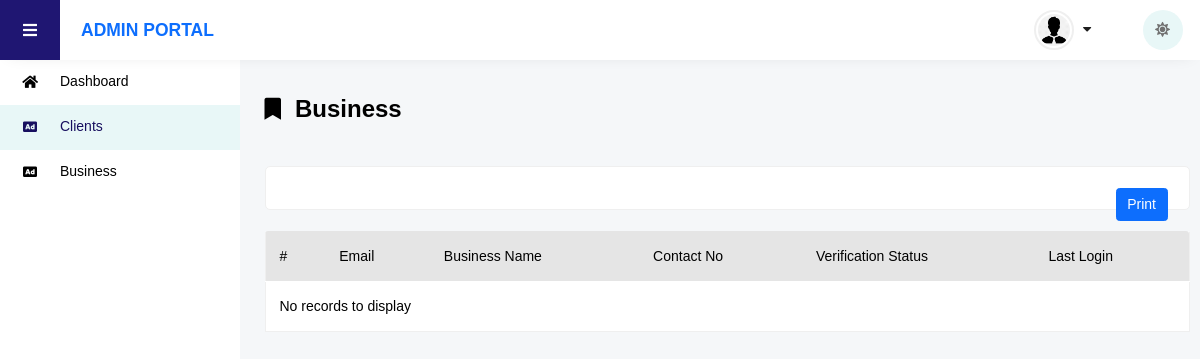
The app's page /admin/business.php (signed in), older data.
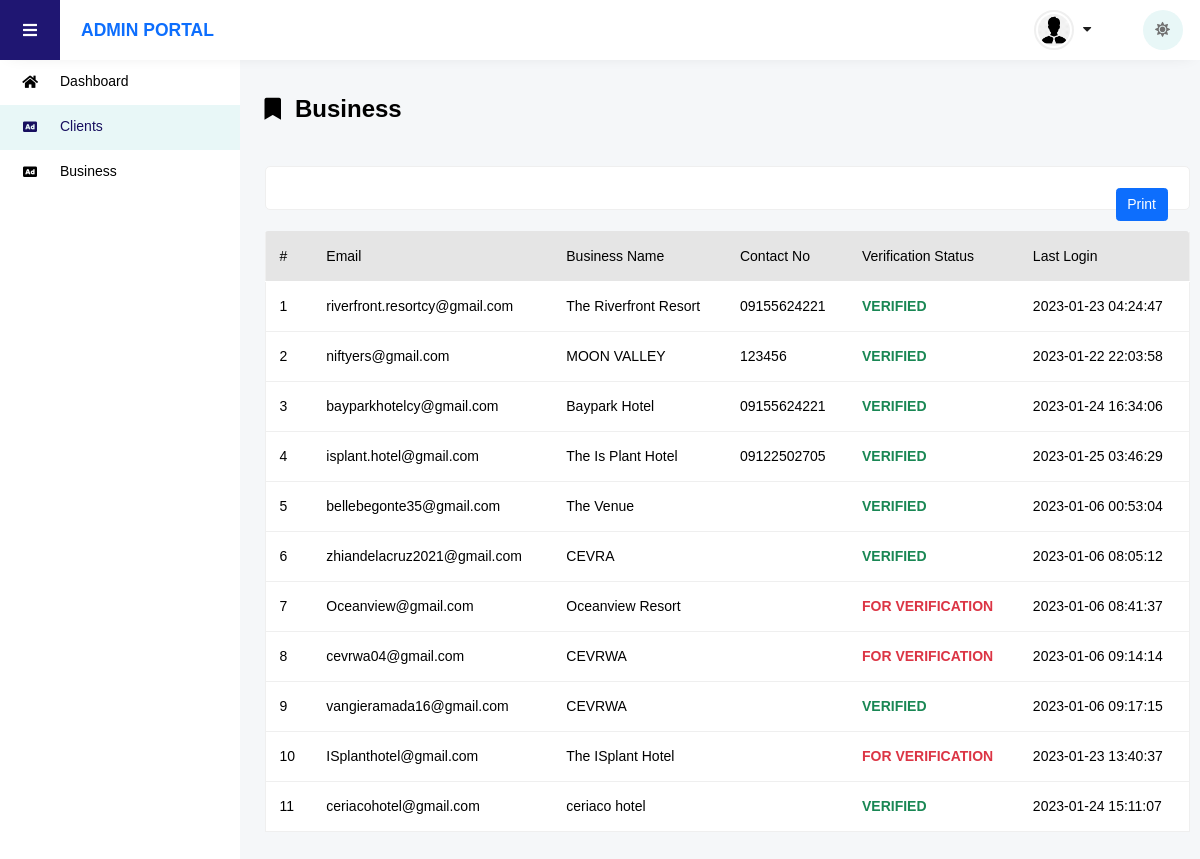
The same page, newer data.
### tables this page shows
CREATE TABLE `accounts` (
  `id` int(11) NOT NULL,
  `account_type_id` int(11) DEFAULT 0,
  `email` varchar(120) DEFAULT '',
  `password` varchar(45) DEFAULT '',
  `first_name` varchar(45) DEFAULT '',
  `last_name` varchar(45) DEFAULT '',
  `name` varchar(45) DEFAULT '',
  `last_login` varchar(45) DEFAULT '',
  `status` varchar(15) DEFAULT '',
  `email_valid` bit(1) DEFAULT b'0',
  `photo` varchar(300) DEFAULT '',
  `payment_method` varchar(3000) DEFAULT '',
  `verify` bit(1) DEFAULT b'0',
  `verify_date` varchar(45) DEFAULT '',
  `proof` varchar(300) DEFAULT '',
  `proof_date` varchar(45) DEFAULT '',
  `contact_no` varchar(45) DEFAULT ''
);

### libs/env.php (called while the page is built, shortened)
<?php
class Configuration {
    private static $environment;
    public static function GetEnvironment()
    {
        if(empty(Configuration::$environment))
        {
            switch($_SERVER['SERVER_NAME'])
            {
                default:
                    Configuration::$environment = 'dev'; break;
            }
        }
        return Configuration::$environment;
    }
}
?>

### libs/base.php (called while the page is built, shortened)
<?php
require_once('env.php');
function BASE_URL()
{
    $env = Configuration::GetEnvironment();
    switch($env)
    {
        case 'dev': return 'http://localhost:8080/event-place/';
    }
}
?>

### libs/db.php (called while the page is built)
<?php
require_once('env.php');
class Server
{
    function DbQuery($Sql)
    {
        $conn = new mysqli(
            Configuration::Setting('server'),
            Configuration::Setting('username'),
            Configuration::Setting('password'),
            Configuration::Setting('database')
        );
        if ($conn->connect_error)
        {
            die("Connection failed: " . $conn->connect_error);
        } else
        {
            return $conn->query($Sql);
        }
    }
}
?>

### admin/business.php (the view, shortened to what this page needs)
<?php
include('../libs/base.php');
include('../libs/db.php');
$sql = "SELECT * FROM accounts WHERE account_type_id = 2";
$db = new Server();
$rows = $db->DbQuery($sql);
$cnt = mysqli_num_rows($rows);
?>
<!DOCTYPE html>
<html lang="en">
<head>
    <link rel="stylesheet" href="<?php echo BASE_URL() . 'assets/base/css/dashboard.css' ?>">
    <link rel="stylesheet" href="<?php echo BASE_URL() . 'assets/base/css/fontface' ?>">
    <link rel="stylesheet" href="<?php echo BASE_URL() . 'assets/base/css/unicons.css' ?>">
    <link rel="stylesheet" href="<?php echo BASE_URL() . 'assets/base/css/style.css' ?>">
    <link rel="stylesheet" href="<?php echo BASE_URL() . 'assets/base/css/vertical-responsive-menu.min.css' ?>">
    <link rel="stylesheet" href="<?php echo BASE_URL() . 'assets/base/css/responsive.css' ?>">
    <link rel="stylesheet" href="<?php echo BASE_URL() . 'assets/base/css/night-mode.css' ?>">
    <link rel="stylesheet" href="<?php echo BASE_URL() . 'assets/base/css/all.min.css' ?>">
    <link rel="stylesheet" href="<?php echo BASE_URL() . 'assets/base/css/owl.carousel.css' ?>">
    <link rel="stylesheet" href="<?php echo BASE_URL() . 'assets/base/css/owl.theme.default.min.css' ?>">
    <link rel="stylesheet" href="<?php echo BASE_URL() . 'assets/base/css/bootstrap.min.css' ?>">
    <link rel="stylesheet" href="<?php echo BASE_URL() . 'assets/base/css/bootstrap-select.min.css' ?>">
    <link rel="stylesheet" href="<?php echo BASE_URL() . 'assets/base/css/custom.css' ?>">
    <link rel="stylesheet" href="<?php echo BASE_URL() . 'assets/plugins/css/toastr.css' ?>">
</head>
<body class="d-flex flex-column h-100">
    <?php include("./layouts/header.php"); ?>
    <?php include("./layouts/sidebar.php"); ?>
    <div class="wrapper wrapper-body" id="vbody">
        <div class="dashboard-body">
            <div class="container-fluid">
                <div class="row">
                    <div class="col-md-12">
                        <div class="d-main-title">
                            <h3><i class="fas fa-bookmark me-3"></i></i>Business</h3>
                        </div>
                    </div>
                    <div class="col-md-12">
                        <div class="main-card p-4 mt-5">
                        <div class="dashboard-wrap-content">
                                <div class="d-blocl">
                                    <div class="d-block" style="float: right;">
                                        <button class="btn btn-primary" style="float: right;" onclick="printJS({ printable: 'CnReports', type: 'html' })">Print</button>
                                    </div>
                                </div>
                            </div>
                        </div>
                        <div class="event-list" id="tbList">
                            <div class="table-card mt-4">
                                <div class="main-table">
                                    <div class="table-responsive">
                                        <table class="table" id="CnReports">
                                            <thead class="thead-dark">
                                                <tr>
                                                    <th scope="col">#</th>
                                                    <th scope="col">Email</th>
                                                    <th scope="col">Business Name</th>
                                                    <th scope="col">Contact No</th>
                                                    <th scope="col">Verification Status</th>
                                                    <th scope="col">Last Login</th>
                                                </tr>
                                            </thead>
                                            <tbody>
                                            <?php
                                                if ($cnt == 0) {
                                            ?>
                                                <tr>
                                                    <td colspan="25">No records to display</td>
                                                </tr>
                                            <?php
                                                } else {
                                                    $ctr = 1;
                                                    foreach($rows as $row):
                                                        ?>
                                                        <tr>
                                                            <td><?= $ctr; ?></td>
                                                            <td><?= $row["email"]; ?></td>
                                                            <td><?= $row["name"]; ?></td>
                                                            <td><?= $row["contact_no"]; ?></td>
                                                            <td>
                                                            <?php
                                                                if ($row["verify"] == 1) {
                                                                    ?>
                                                                        <span style="color: #198754; font-weight: bold;">VERIFIED</span>
                                                                    <?php
                                                                }
                                                                else {
                                                                    ?>
                                                                        <span style="color: #dc3545; font-weight: bold;">FOR VERIFICATION</span>
                                                                    <?php
                                                                }
                                                            ?>
                                                            </td>
                                                            <td><?= $row["last_login"]; ?></td>
                                                        </tr>
                                                        <?php
                                                        $ctr++;
                                                    endforeach;
                                                }
                                            ?>
                                            </tbody>
                                        </table>
                                    </div>
                                </div>
                            </div>
                        </div>
                    </div>
                </div>
            </div>
        </div>
    </div>
</body>
</html>

### admin/layouts/header.php (shortened to what this page needs)
<header class="header">
    <div class="header-inner">
        <nav class="navbar navbar-expand-lg bg-barren barren-head navbar fixed-top justify-content-sm-start pt-0 pb-0 ps-lg-0 pe-2">
            <div class="container-fluid ps-0">
                <button id="collapse_menu" class="collapse_menu me-4" onclick="OnVerticalNavClick()">
                    <i class="fa-solid fa-bars collapse_menu--icon "></i>
                    <span class="collapse_menu--label"></span>
                </button>
                <a class="navbar-brand order-1 order-lg-0 ml-lg-0 ml-2 me-auto" href="<?php echo BASE_URL() . 'admin/' ?>">
                    <div class="main-logo">
                       <b>ADMIN PORTAL</b>
                    </div>
                </a>
                <div class="right-header order-2">
                    <ul class="align-self-stretch">
                        <li class="dropdown account-dropdown">
                            <a href="#" class="account-link" role="button" id="accountClick" data-bs-auto-close="outside" data-bs-toggle="dropdown" aria-expanded="false">
                                <img src="<?php echo BASE_URL() . 'assets/base/img/who.png' ?>" alt="">
                                <i class="fas fa-caret-down arrow-icon"></i>
                            </a>
                        </li>
                        <li>
                            <div class="night_mode_switch__btn">
                                <div id="night-mode" class="fas fa-moon fa-sun"></div>
                            </div>
                        </li>
                    </ul>
                </div>
            </div>
        </nav>
    </div>
</header>

### admin/layouts/sidebar.php
<nav class="vertical_nav" id="vnav">
    <div class="left_section menu_left" id="js-menu">
        <div class="left_section">
            <ul>
                <li class="menu--item">
                    <a href="<?php echo BASE_URL() . 'admin' ?>" class="menu--link <?php if ($GLOBALS["tabs"] === 'Home') { echo 'active'; } ?>" title="" data-bs-toggle="tooltip" data-bs-placement="right" data-bs-original-title="Dashboard">
                        <i class="fa-solid fa-home menu--icon"></i>
                        <span class="menu--label">Dashboard</span>
                    </a>
                </li>
                <li class="menu--item">
                    <a href="<?php echo BASE_URL() . 'admin/clients.php' ?>" class="menu--link <?php if ($GLOBALS["tabs"] === 'Clients') { echo 'active'; } ?>" title="" data-bs-toggle="tooltip" data-bs-placement="right" data-bs-original-title="Clients">
                        <i class="fa-solid fa-rectangle-ad menu--icon"></i>
                        <span class="menu--label">Clients</span>
                    </a>
                </li>
                <li class="menu--item">
                    <a href="<?php echo BASE_URL() . 'admin/business.php' ?>" class="menu--link <?php if ($GLOBALS["tabs"] === 'Business') { echo 'active'; } ?>" title="" data-bs-toggle="tooltip" data-bs-placement="right" data-bs-original-title="Business">
                        <i class="fa-solid fa-rectangle-ad menu--icon"></i>
                        <span class="menu--label">Business</span>
                    </a>
                </li>
            </ul>
        </div>
    </div>
</nav>

Row changes from the older to the newer data that the page shows:
added accounts: email "riverfront.resortcy@gmail.com", name "The Riverfront Resort", contact_no "09155624221", verify "VERIFIED", last_login "2023-01-23 04:24:47"
added accounts: email "niftyers@gmail.com", name "MOON VALLEY", contact_no "123456", verify "VERIFIED", last_login "2023-01-22 22:03:58"
added accounts: email "bayparkhotelcy@gmail.com", name "Baypark Hotel", contact_no "09155624221", verify "VERIFIED", last_login "2023-01-24 16:34:06"
added accounts: email "isplant.hotel@gmail.com", name "The Is Plant Hotel", contact_no "09122502705", verify "VERIFIED", last_login "2023-01-25 03:46:29"
added accounts: email "bellebegonte35@gmail.com", name "The Venue", verify "VERIFIED", last_login "2023-01-06 00:53:04"
added accounts: email "zhiandelacruz2021@gmail.com", name "CEVRA", verify "VERIFIED", last_login "2023-01-06 08:05:12"
added accounts: email "Oceanview@gmail.com", name "Oceanview Resort", verify "FOR VERIFICATION", last_login "2023-01-06 08:41:37"
added accounts: email "cevrwa04@gmail.com", name "CEVRWA", verify "FOR VERIFICATION", last_login "2023-01-06 09:14:14"
added accounts: email "vangieramada16@gmail.com", name "CEVRWA", verify "VERIFIED", last_login "2023-01-06 09:17:15"
added accounts: email "ISplanthotel@gmail.com", name "The ISplant Hotel", verify "FOR VERIFICATION", last_login "2023-01-23 13:40:37"
added accounts: email "ceriacohotel@gmail.com", name "ceriaco hotel", verify "VERIFIED", last_login "2023-01-24 15:11:07"
Text that changed along with them:
text no longer shown: "No records to display"
